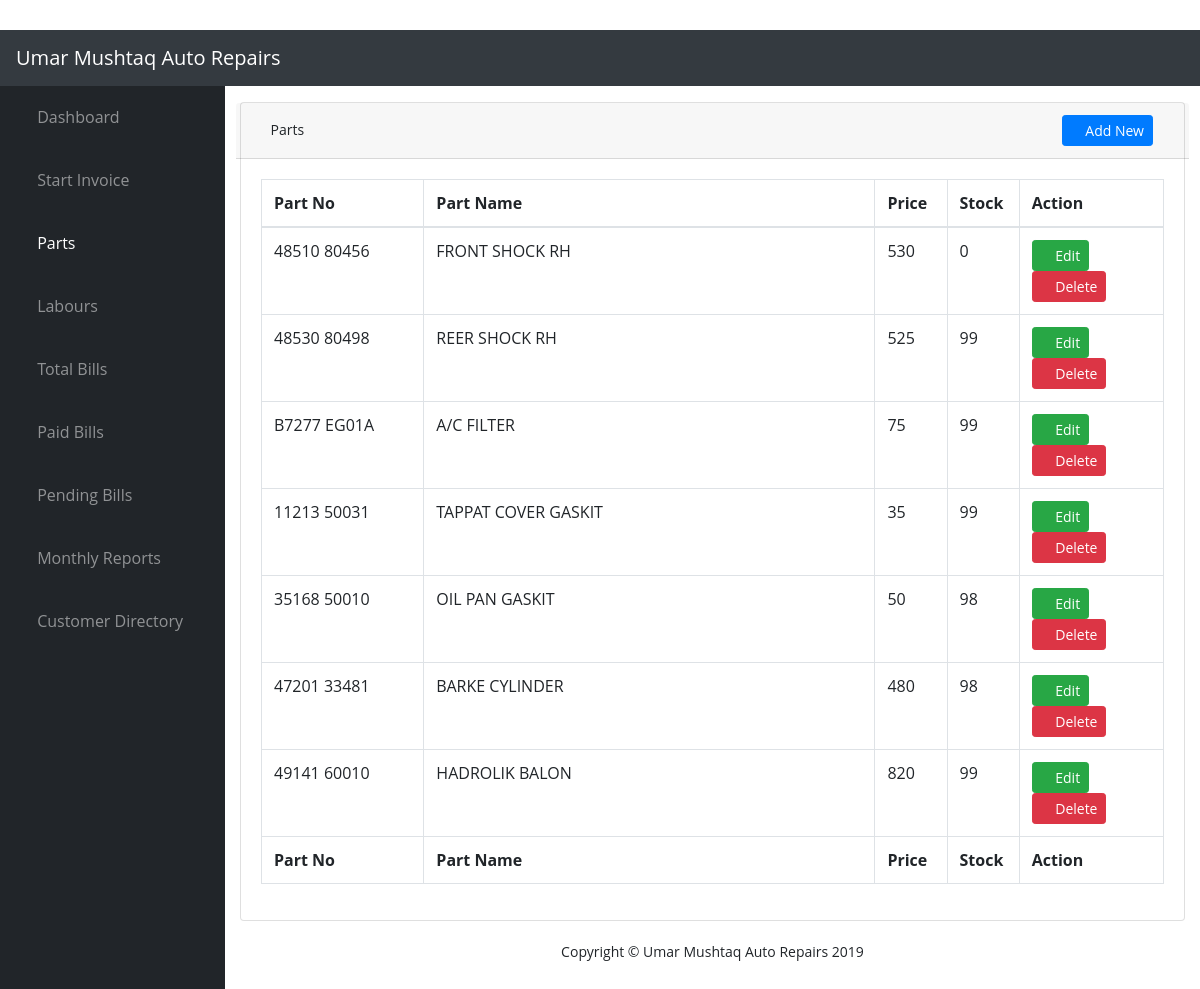
The app's page /parts/ (signed in) with its own data.
### app/models.py (models this page shows)
class Part(models.Model):
    part_no = models.CharField(max_length=200)
    part_name = models.CharField(max_length=200)
    itemType = models.IntegerField()
    price = models.PositiveIntegerField(validators=[MinValueValidator(1)])
    stock = models.PositiveIntegerField(default=0, blank=True)
    date_created = models.DateTimeField(default=datetime.now, blank=True)
    date_modified = models.DateTimeField(default=datetime.now, blank=True)

### app/views.py (the view)
@login_required(login_url='/login/')
def part_list(request, template_name='app/parts.html'):
    form = PartForm(request.POST or None)
    parts = Part.objects.filter(itemType=1)
    data = {
            "parts": "active",
            'title':'Parts',
            'year':datetime.now().year,
            'form': form
           }
    data['part_list'] = parts
    return render(request, template_name, data)

### app/templates/app/parts.html (shortened to what this page needs)
{% extends "app/layout.html" %}
{% block content %}
{% load widget_tweaks %}
<div class="container-fluid">
    <div class="card mb-3">
        <div class="card-header form-row">
            <span><i class="fas fa-truck-pickup"></i> Parts </span>
            <div class="ml-auto mr-0 mr-md-3 my-2 my-md-0">
                <a href="" data-toggle="modal" data-target="#addpart" class="btn btn-primary btn-sm">
                    <i class="fa fa-plus"></i> Add New
                </a>
            </div>
        </div>
        <div class="card-body">
            <div class="table-responsive">
                {% if part_list %}
                <table class="table table-bordered" id="dataTable" width="100%" cellspacing="0">
                    <thead>
                        <tr>
                            <th>Part No</th>
                            <th>Part Name</th>
                            <th>Price</th>
                            <th>Stock</th>
                            <th>Action</th>
                        </tr>
                    </thead>
                    <tfoot>
                        <tr>
                            <th width="18%">Part No</th>
                            <th>Part Name</th>
                            <th width="8%">Price</th>
                            <th width="8%">Stock</th>
                            <th width="16%">Action</th>
                        </tr>
                    </tfoot>
                    <tbody>
                        {% for part in part_list %}
                        <tr>
                            <td>{{part.part_no}}</td>
                            <td>{{part.part_name}}</td>
                            <td>{{part.price}}</td>
                            <td>{{part.stock}}</td>
                            <td>
                                <a href="" data-toggle="modal" data-target="#editpart{{part.id}}" class="btn btn-success btn-sm">
                                    <i class="fas fa-pencil-alt"></i> Edit
                                </a>
                                <a href="" data-toggle="modal" data-target="#delete{{part.id}}" class="btn btn-danger btn-sm">
                                    <i class="fas fa-trash-alt"></i> Delete
                                </a>
                            </td>
                        </tr>
                        {% endfor %}
                    </tbody>
                </table>
                {% endif %}
            </div>
        </div>
    </div>
</div>
{% endblock %}

### app/static/app/css/sb-admin.css (style rules this page uses)
html { position: relative; min-height: 100%; }
body { height: 100%; }
:root { --input-padding-x: 0.75rem; --input-padding-y: 0.75rem; }

### records on screen
Part: part_no "48510 80456", part_name "FRONT SHOCK RH", price "530", stock "0"
Part: part_no "48530 80498", part_name "REER SHOCK RH", price "525", stock "99"
Part: part_no "B7277 EG01A", part_name "A/C FILTER", price "75", stock "99"
Part: part_no "11213 50031", part_name "TAPPAT COVER GASKIT", price "35", stock "99"
Part: part_no "35168 50010", part_name "OIL PAN GASKIT", price "50", stock "98"
Part: part_no "47201 33481", part_name "BARKE CYLINDER", price "480", stock "98"
Part: part_no "49141 60010", part_name "HADROLIK BALON", price "820", stock "99"
